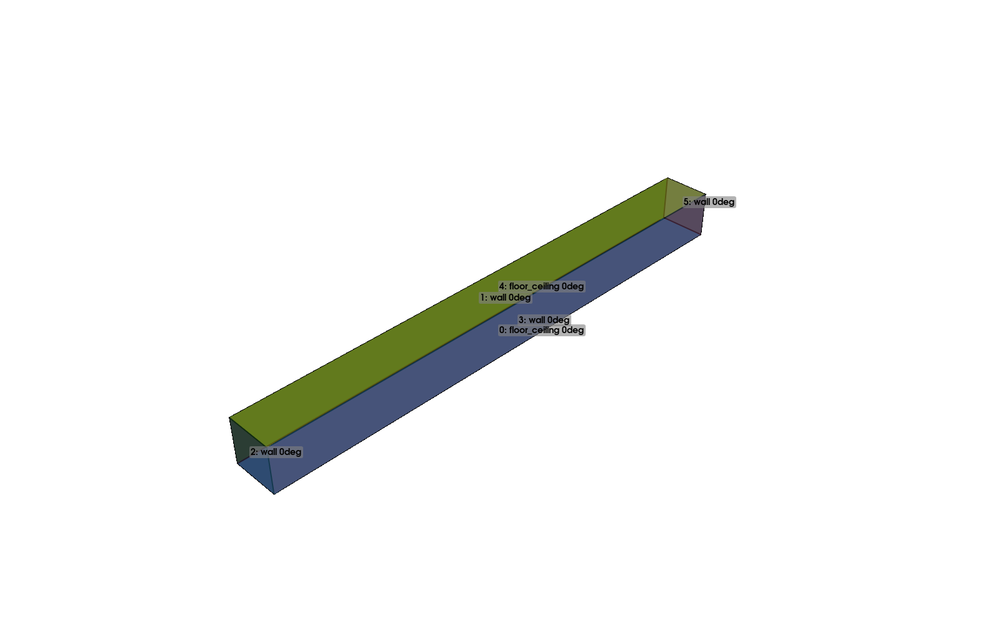
#> input picture OpenStudioModel/Images/planes_closed_retry_view.png, 1000 x 625 px, shrunk from 1600 x 1000 before the run; its folder holds 4 pictures in this run
$ python flir_intrinsic_calib.py --image-dir ../OpenStudioModel/Images --checkerboard-size 100 100 --square-size 1.0
#> lines starting #> are read from the running program, lines starting #| are printed output that depends on the picture
"""Intrinsic calibration of the FLIR Vue Pro R from checkerboard images.

A printed checkerboard is thermally uniform and invisible in LWIR, which is why
the old version of this tool fell back to the four-hole heated board. The board
used here instead is the shared RGB/thermal target: a checkerboard whose squares
are cut out and mounted on a metal backing. Metal and board differ in
emissivity, so the pattern reads with real contrast in the thermal image while
staying a full checkerboard -- and unlike four points per view, a full board
gives enough correspondences to actually estimate distortion.

Because the target is now a checkerboard, this is the same plain monocular
cv2.calibrateCamera problem as zed_intrinsic_calib.py, and the structure, CLI
conventions and JSON/provenance format mirror it. The pipeline differs only
where the thermal frame forces it:

    read RJPG (flyr) -> normalise to 8-bit -> findChessboardCorners
    -> cornerSubPix -> calibrateCamera -> reprojection error

Two thermal-specific points:

- Frames are radiometric (float degrees C from flyr) or plain 16-bit, so they
  are normalised to 8-bit before detection. findChessboardCorners keys on the
  intensity *pattern*, not on which cells are bright, so it does not matter
  whether the metal reads hotter or colder than the board in a given frame.
- Thermal contrast on the board can be weak and unevenly lit; --clahe applies
  local contrast equalisation before detection to recover the board's
  black/white contrast when a hot/cold background has crushed the global range.

Images where the full board isn't found are skipped and reported (filename +
reason), never fatal.

Two outputs, same as the ZED tool:
- JSON (--output): canonical record with intrinsics plus provenance.
- LVT2Calib YAML (--lvt2calib-export): compatibility export for
  https://github.com/Clothooo/lvt2calib.

Usage:
    py flir_intrinsic_calib.py --image-dir thermal/ --checkerboard-size 9 6 --square-size 0.025
    py flir_intrinsic_calib.py --image-dir thermal/ --checkerboard-size 9 6 --square-size 0.025 \
        --output flir_intrinsics.json --lvt2calib-export thermal_intrinsic.yaml
    # weak/uneven thermal contrast on the board:
    py flir_intrinsic_calib.py --image-dir thermal/ --checkerboard-size 9 6 --square-size 0.025 --clahe
    py flir_intrinsic_calib.py --image-dir thermal/ --checkerboard-size 9 6 --square-size 0.025 --verbose
"""

from __future__ import annotations

import argparse
import json
import sys
from dataclasses import dataclass, field
from datetime import datetime, timezone
from pathlib import Path

import cv2
import numpy as np

_RJPG_EXTS = (".jpg", ".jpeg", ".rjpg")
_PLAIN_EXTS = (".png", ".tif", ".tiff", ".bmp")
_IMAGE_EXTS = _RJPG_EXTS + _PLAIN_EXTS

# Sub-pixel refinement termination: OpenCV's standard recommendation, and the
# ~0.1 px refinement target follows from the 1e-3 epsilon / 30 iteration cap.
_SUBPIX_CRITERIA = (cv2.TERM_CRITERIA_EPS + cv2.TERM_CRITERIA_MAX_ITER, 30, 1e-3)

# calibrateCamera is underdetermined below this. It is a floor, not a target:
# 12-20 views spanning large tilts about both board axes is what actually
# pins down f and the distortion terms.
_MIN_VIEWS = 3
_RECOMMENDED_VIEWS = 10

# Distortion models. The full model estimates all of k1,k2,p1,p2,k3 (the default,
# and what this tool has always done). On a small-sensor / cheap-lens thermal
# camera the highest-order terms are poorly constrained by only ~15 corners per
# view and k3 tends to blow up while absorbing noise -- diagnose_flir_calib.py
# quantifies that. The reduced models fix the excluded coefficients to 0 so the
# fit cannot spend freedom on them:
#   reduced  -> k1,k2 only     (fix k3, zero tangential)
#   minimal  -> k1 only        (fix k2, fix k3, zero tangential)
# Reduced models are solved from an explicit intrinsic guess so the fixed-to-zero
# distortion doesn't drag K; the guess focal is the theoretical pinhole value
# f_px = f_mm / pixel_pitch_mm = 8.0 / 0.017 ~= 470 for the Vue Pro R.
_DISTORTION_MODELS: dict[str, tuple[int, bool]] = {
    "full": (0, False),
    "reduced": (cv2.CALIB_FIX_K3 | cv2.CALIB_ZERO_TANGENT_DIST, True),
    "minimal": (cv2.CALIB_FIX_K3 | cv2.CALIB_FIX_K2 | cv2.CALIB_ZERO_TANGENT_DIST, True),
}
_FOCAL_GUESS_PX = 470.0


# --------------------------------------------------------------------------- #
# Results                                                                      #
# --------------------------------------------------------------------------- #
@dataclass
class SkippedImage:
    """One input image that never reached calibrateCamera, and why."""
    filename: str
    reason: str


@dataclass
class CalibrationResult:
    """Solved intrinsics plus everything needed to reproduce/trace them."""
    camera_matrix: np.ndarray          # (3, 3) K
    dist_coeffs: np.ndarray            # (5,) k1 k2 p1 p2 k3
    image_size: tuple[int, int]        # (width, height)
    mean_reprojection_error: float     # px, over all used views
    rms_reprojection_error: float      # px, as returned by calibrateCamera
    per_image_error: dict[str, float]  # filename -> px
    images_used: list[str] = field(default_factory=list)
    images_skipped: list[SkippedImage] = field(default_factory=list)
    checkerboard_size: tuple[int, int] = (0, 0)  # inner corners (cols, rows)
    square_size: float = 0.0                     # metres
    distortion_model: str = "full"               # full | reduced | minimal

    @property
    def fx(self) -> float:
        return float(self.camera_matrix[0, 0])

    @property
    def fy(self) -> float:
        return float(self.camera_matrix[1, 1])

    @property
    def cx(self) -> float:
        return float(self.camera_matrix[0, 2])

    @property
    def cy(self) -> float:
        return float(self.camera_matrix[1, 2])


# --------------------------------------------------------------------------- #
# Reading thermal frames                                                       #
# --------------------------------------------------------------------------- #
def read_thermal(path: Path) -> np.ndarray:
    """2-D float array of one thermal frame, in whatever unit the file carries.

    RJPGs are unpacked with flyr (already a RadiometricCalibration dependency)
    via `.celsius`. That is acceptable *here* specifically because corner
    detection only needs relative contrast across the frame -- unlike the
    radiometric pipeline, no absolute temperature accuracy is claimed or used.

    Plain .png/.tif are read as-is so exported or synthetic frames work too.
    """
    if path.suffix.lower() in _RJPG_EXTS:
        try:
            import flyr
        except ImportError:
            raise RuntimeError(
                "flyr is required to read radiometric JPEGs -- `pip install flyr` "
                "(see Calibration/requirements.txt)"
            ) from None
        return np.asarray(flyr.unpack(str(path)).celsius, dtype=np.float64)

    img = cv2.imread(str(path), cv2.IMREAD_UNCHANGED)
#> img is the input picture: shape (625, 1000, 3); mean B, G, R 243, 244.6, 243.5
    if img is None:
        raise ValueError("unreadable (cv2.imread returned None)")
    if img.ndim == 3:
        img = cv2.cvtColor(img, cv2.COLOR_BGR2GRAY)
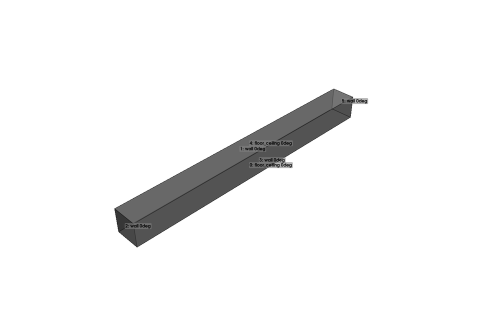
#> img: shape (625, 1000) (shown at 1/2 size); min 0, max 255, mean 244
    return img.astype(np.float64)


def _to_uint8(thermal: np.ndarray) -> np.ndarray:
    """Full-range normalisation to 8-bit, so the corner detector sees contrast."""
    lo, hi = float(thermal.min()), float(thermal.max())
#> lo = 0; hi = 255
    if hi - lo < 1e-9:
        return np.zeros(thermal.shape, np.uint8)
    return (((thermal - lo) / (hi - lo)) * 255.0).astype(np.uint8)


# --------------------------------------------------------------------------- #
# Detection                                                                    #
# --------------------------------------------------------------------------- #
# [41 lines left out: functions checkerboard_object_points, _subpix_half_window, _apply_clahe, not called in this run]


def detect_corners(
    gray: np.ndarray, pattern_size: tuple[int, int], clahe: bool = False
) -> np.ndarray | None:
    """Sub-pixel checkerboard inner corners of one 8-bit thermal image.

    Returns (cols*rows, 1, 2) float32 in OpenCV's corner order, or None if the
    full board isn't found. Partial detections are rejected rather than padded:
    calibrateCamera needs every corner of every view it is given.
    """
#> called with pattern_size = (100, 100), clahe = False
    if clahe:
        gray = _apply_clahe(gray)
    flags = cv2.CALIB_CB_ADAPTIVE_THRESH + cv2.CALIB_CB_NORMALIZE_IMAGE
#> flags = 3
    found, corners = cv2.findChessboardCorners(gray, pattern_size, flags=flags)
#> found = False; corners = None
    if not found:
        return None
    half = _subpix_half_window(corners, pattern_size)
    return cv2.cornerSubPix(gray, corners, (half, half), (-1, -1), _SUBPIX_CRITERIA)


def find_images(image_dir: Path) -> list[Path]:
    """Every image file in `image_dir`, sorted by name."""
    if not image_dir.is_dir():
        raise NotADirectoryError(f"--image-dir is not a directory: {image_dir}")
    paths = sorted(p for p in image_dir.iterdir() if p.suffix.lower() in _IMAGE_EXTS)
    if not paths:
        raise FileNotFoundError(
            f"no images in {image_dir} (looked for {', '.join(_IMAGE_EXTS)})"
        )
    return paths


def detect_all(
    paths: list[Path], pattern_size: tuple[int, int], clahe: bool = False, verbose: bool = False
) -> tuple[list[str], list[np.ndarray], tuple[int, int], list[SkippedImage]]:
    """Detect the board in every frame, collecting failures instead of raising.

    A frame is skipped (with a reason) when it can't be read, when the full
    board isn't found, or when its resolution differs from the first accepted
    frame -- calibrateCamera solves one K for one image size, so a stray frame
    at another resolution would silently corrupt the fit.

    Returns (used_filenames, corner_arrays, image_size, skipped).
    """
    used: list[str] = []
    corners_list: list[np.ndarray] = []
    skipped: list[SkippedImage] = []
    image_size: tuple[int, int] | None = None

    for path in paths:
        try:
            thermal = read_thermal(path)
        except (ValueError, RuntimeError) as exc:
            skipped.append(SkippedImage(path.name, str(exc)))
            continue

        h, w = thermal.shape[:2]
        if image_size is None:
            image_size = (w, h)
        elif (w, h) != image_size:
            skipped.append(SkippedImage(
                path.name,
                f"image size {w}x{h} differs from {image_size[0]}x{image_size[1]}",
            ))
            continue

        corners = detect_corners(_to_uint8(thermal), pattern_size, clahe)
        if corners is None:
            skipped.append(SkippedImage(
                path.name,
                f"checkerboard {pattern_size[0]}x{pattern_size[1]} inner corners not found",
            ))
            continue

        used.append(path.name)
        corners_list.append(corners)
        if verbose:
            print(f"  [ok]   {path.name}")
#> pass 2 of the loop in detect_all, `for path in paths:`:
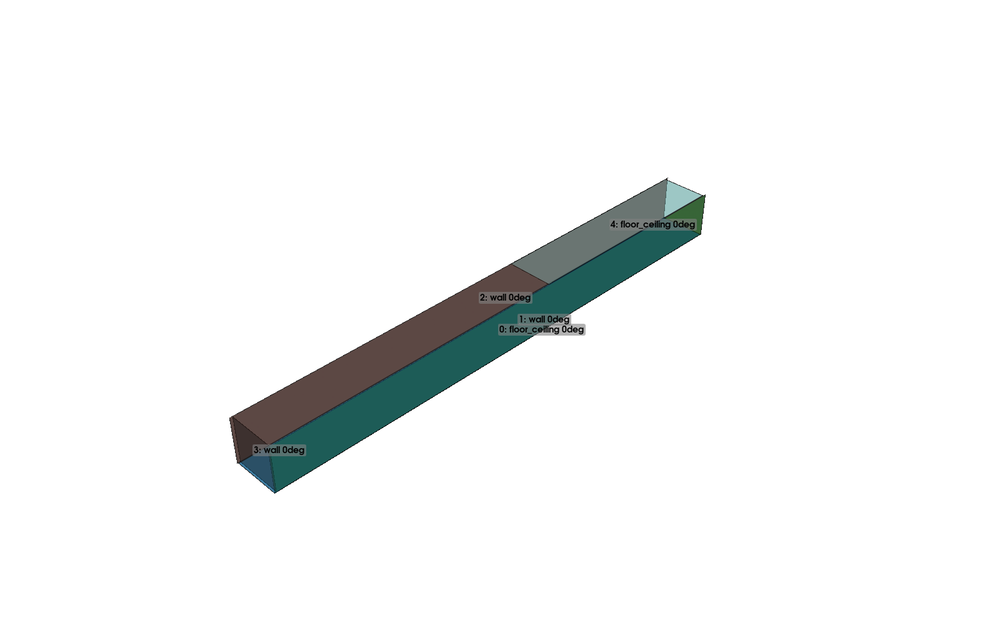
#> input picture OpenStudioModel/Images/planes_closed_view.png, 1000 x 625 px, shrunk from 1600 x 1000 before the run
#> in read_thermal, img is the input picture: shape (625, 1000, 3); mean B, G, R 243.9, 244.2, 242.7
#> in read_thermal (call 2), `img = cv2.cvtColor(img, cv2.COLOR_BGR2GRAY)`:
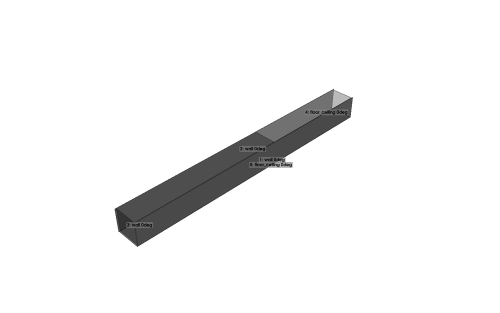
#> img: shape (625, 1000) (shown at 1/2 size); min 0, max 255, mean 243.7
#> pass 3 of the loop in detect_all, `for path in paths:`:
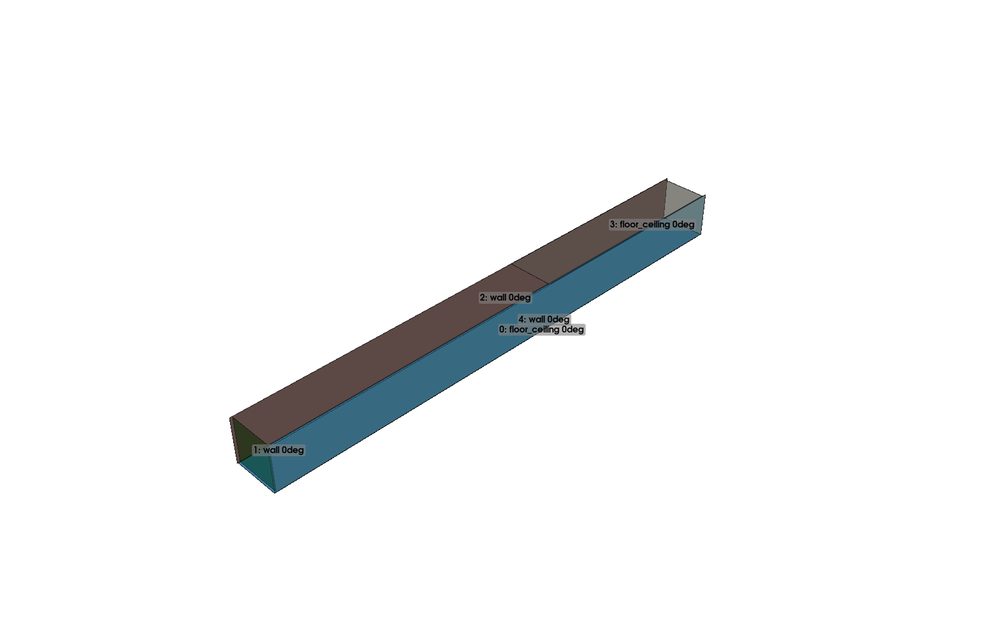
#> input picture OpenStudioModel/Images/planes_fixed_view.png, 1000 x 625 px, shrunk from 1600 x 1000 before the run
#> in read_thermal, img is the input picture: shape (625, 1000, 3); mean B, G, R 244.7, 244.2, 243.2
#> in read_thermal (call 3), `img = cv2.cvtColor(img, cv2.COLOR_BGR2GRAY)`:
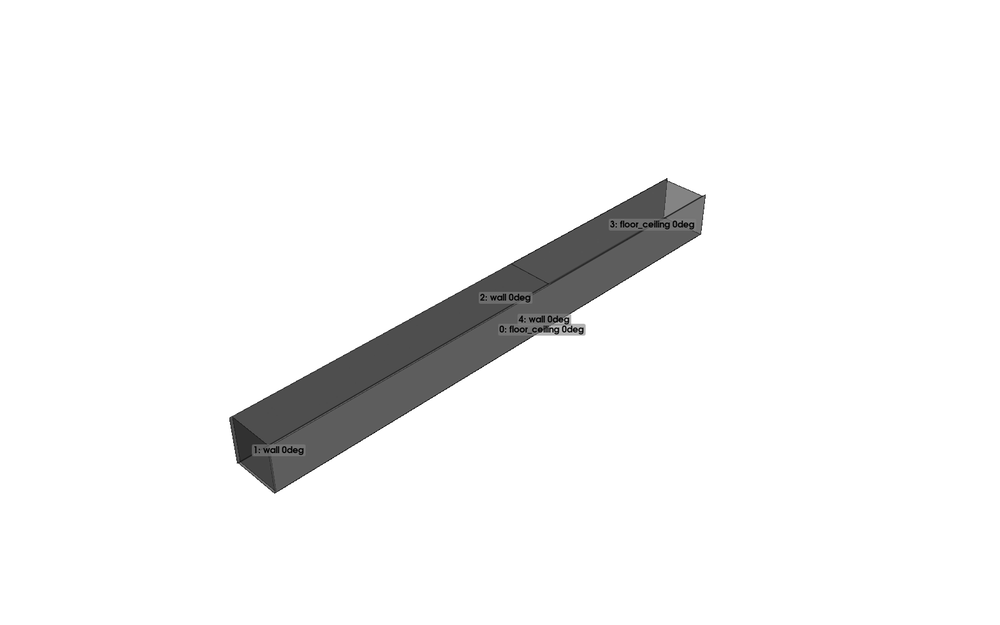
#> img: shape (625, 1000); min 0, max 255, mean 244
#> the loop made 4 passes; the first 3 are shown

    for s in skipped:
        print(f"  [skip] {s.filename}: {s.reason}", file=sys.stderr)

    if image_size is None:
        raise RuntimeError("no frame could be read")
    return used, corners_list, image_size, skipped


# --------------------------------------------------------------------------- #
# Calibration                                                                  #
# --------------------------------------------------------------------------- #
def calibrate(
    used: list[str],
    corners_list: list[np.ndarray],
    image_size: tuple[int, int],
    pattern_size: tuple[int, int],
    square_size: float,
    skipped: list[SkippedImage] | None = None,
    distortion_model: str = "full",
) -> CalibrationResult:
    """Solve K and the distortion coefficients, and score the fit per image.

    `distortion_model` selects how many distortion terms are estimated (see
    _DISTORTION_MODELS): "full" estimates k1,k2,p1,p2,k3; "reduced" fixes k3 and
    the tangential terms to 0; "minimal" also fixes k2. Fixed coefficients read
    exactly 0 in the result. The reduced models solve from an explicit intrinsic
    guess (CALIB_USE_INTRINSIC_GUESS) so zeroing the high-order distortion does
    not drag the focal length.

    Per-image error is the RMS reprojection residual in pixels, the same
    definition as calibrateCamera's overall return value, so the two are
    directly comparable: the mean says whether the fit is good, the worst image
    says which frame to drop and recapture. Computed with numpy because
    cv2.norm rejects the (N,1,2) detected/projected pair as a channel-count
    mismatch on OpenCV 5.
    """
    if len(corners_list) < _MIN_VIEWS:
        raise RuntimeError(
            f"only {len(corners_list)} usable view(s), need >= {_MIN_VIEWS} "
            "(check --checkerboard-size counts INNER corners, and that the "
            "board is fully visible and in focus)"
        )

    if distortion_model not in _DISTORTION_MODELS:
        raise RuntimeError(
            f"unknown distortion model {distortion_model!r} "
            f"(choose from {', '.join(_DISTORTION_MODELS)})"
        )
    flags, use_guess = _DISTORTION_MODELS[distortion_model]

    obj = checkerboard_object_points(pattern_size, square_size)
    obj_points = [obj] * len(corners_list)

    if use_guess:
        w, h = image_size
        K0 = np.array(
            [[_FOCAL_GUESS_PX, 0.0, w / 2.0],
             [0.0, _FOCAL_GUESS_PX, h / 2.0],
             [0.0, 0.0, 1.0]],
            dtype=np.float64,
        )
        rms, K, dist, rvecs, tvecs = cv2.calibrateCamera(
            obj_points, corners_list, image_size, K0, np.zeros(5),
            flags=flags | cv2.CALIB_USE_INTRINSIC_GUESS,
        )
    else:
        rms, K, dist, rvecs, tvecs = cv2.calibrateCamera(
            obj_points, corners_list, image_size, None, None, flags=flags
        )

    per_image: dict[str, float] = {}
    for name, objp, imgp, rvec, tvec in zip(used, obj_points, corners_list, rvecs, tvecs):
        projected, _ = cv2.projectPoints(objp, rvec, tvec, K, dist)
        d = imgp.reshape(-1, 2).astype(np.float64) - projected.reshape(-1, 2)
        per_image[name] = float(np.sqrt(np.mean(np.sum(d ** 2, axis=1))))

    return CalibrationResult(
        camera_matrix=K,
        dist_coeffs=dist.ravel(),
        image_size=image_size,
        mean_reprojection_error=float(np.mean(list(per_image.values()))),
        rms_reprojection_error=float(rms),
        per_image_error=per_image,
        images_used=list(used),
        images_skipped=list(skipped or []),
        checkerboard_size=pattern_size,
        square_size=float(square_size),
        distortion_model=distortion_model,
    )


# --------------------------------------------------------------------------- #
# Export                                                                       #
# --------------------------------------------------------------------------- #
# [93 lines left out: functions save_json, save_lvt2calib_yaml, not called in this run]


# --------------------------------------------------------------------------- #
# CLI                                                                          #
# --------------------------------------------------------------------------- #
def parse_args():
    p = argparse.ArgumentParser(
        description="FLIR Vue Pro R intrinsic calibration from cut-out metal "
                    "checkerboard thermal images"
    )
    p.add_argument(
        "--image-dir", required=True, metavar="DIR",
        help="Folder of thermal checkerboard frames (RJPG, or plain PNG/TIFF)",
    )
    p.add_argument(
        "--checkerboard-size", type=int, nargs=2, required=True, metavar=("COLS", "ROWS"),
        help="INNER corner count, not squares: a board of 10x7 squares is 9 6",
    )
    p.add_argument(
        "--square-size", type=float, required=True, metavar="M",
        help="Checkerboard square edge in metres (e.g. 0.025 for 25 mm)",
    )
    p.add_argument(
        "--distortion-model", choices=list(_DISTORTION_MODELS), default="full",
        help="Distortion terms to estimate: full=k1,k2,p1,p2,k3 (default); "
             "reduced=k1,k2 only; minimal=k1 only. Use reduced/minimal when "
             "diagnose_flir_calib.py shows k3 is unstable/overfitting on this camera",
    )
    p.add_argument(
        "--clahe", action="store_true",
        help="Apply CLAHE local contrast equalisation before detection -- helps "
             "when a hot/cold background has crushed the board's thermal contrast",
    )
    p.add_argument(
        "--output", default="flir_intrinsics.json", metavar="PATH",
        help="Canonical JSON output with provenance (default flir_intrinsics.json)",
    )
    p.add_argument(
        "--lvt2calib-export", default=None, metavar="PATH",
        help="Also write an LVT2Calib-compatible intrinsic YAML here "
             "(e.g. thermal_intrinsic.yaml, to drop in lvt2calib/data/camera_info/)",
    )
    p.add_argument(
        "--verbose", action="store_true",
        help="List every image as it is accepted, not just the skipped ones",
    )
    return p.parse_args()


def main():
    args = parse_args()
    pattern = (args.checkerboard_size[0], args.checkerboard_size[1])
    if min(pattern) < 2:
        raise SystemExit(f"--checkerboard-size must be >= 2 in both axes (got {pattern!r})")
    if args.square_size <= 0:
        raise SystemExit(f"--square-size must be positive (got {args.square_size!r})")

    image_dir = Path(args.image_dir)
    # Expected, user-fixable failures (bad folder, wrong --checkerboard-size,
    # too few usable views) report as a one-line message, not a traceback.
    try:
        paths = find_images(image_dir)
        print(f"Found {len(paths)} frames in {image_dir}, detecting "
              f"{pattern[0]}x{pattern[1]} inner corners...")
        used, corners_list, image_size, skipped = detect_all(
            paths, pattern, args.clahe, args.verbose)
        result = calibrate(used, corners_list, image_size, pattern, args.square_size,
                           skipped, args.distortion_model)
    except (FileNotFoundError, NotADirectoryError, RuntimeError) as exc:
#> (the run stopped early here; a loop or call above may not have finished)
